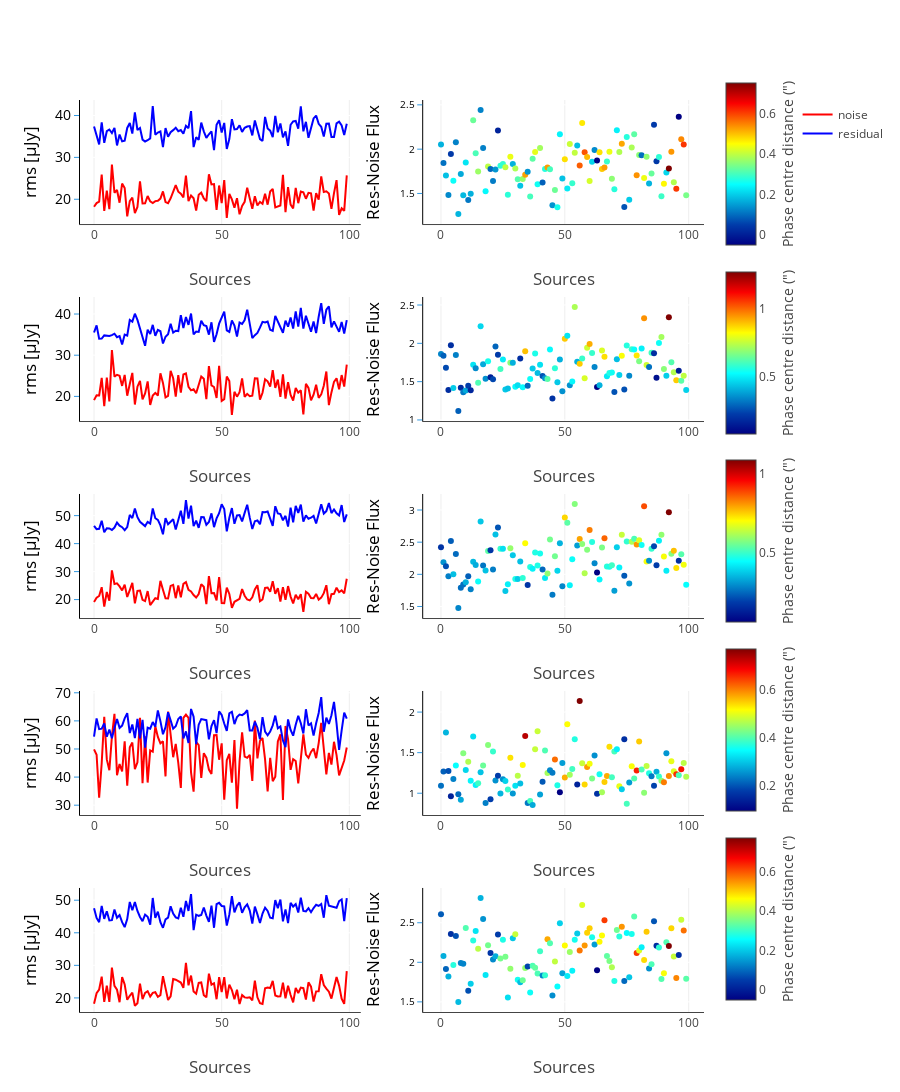

The notebook cell this image was saved under:
### Code cell
data = []
im_titles =[]
TO_MICRO = 1E6

for residual_image, noise_image in res_noise_images.items():
    header1 = residual_image[:-5][23:]
    header2 = noise_image[:-17][:]
    #im_titles.append('<b>{:s} RMS</b>'.format(header1.upper()))
    #im_titles.append('<b>{:s} residual-noise</b>'.format(header2.upper()))

fig = tools.make_subplots(rows=len(res_noise_images), cols=2, shared_yaxes=False, print_grid=False,
                          #horizontal_spacing = 0.25,
                          vertical_spacing = 0.08,
                          subplot_titles=im_titles)
counter = 0
i=0
j=0
for residual_image, noise_image in res_noise_images.items():
    counter+=1
    SNR = []
    dist_from_phase = []
    src_list = []
    rmss = []
    residuals = []
    res_noise_ratio = []
    res_mean_noise_rms_ratio = []
    imager = residual_image[:-5][23:].split('-')[0]# = residual_image
    k = 0
    for res_src in res[imager]:
        src_list.append(res_src[0])
        residuals.append(res_src[2])
        rmss.append(res_src[3])
        res_noise_ratio.append(res_src[4])
        res_mean_noise_rms_ratio.append(res_src[8])
        dist_from_phase.append(res_src[-1])
        k += 1
#    for n in range(len(results[imager]['spi'])):
#        SCALE.append(results[imager]['shape'][n][4])
    fig.append_trace(go.Scatter(x=range(len(src_list)), y=np.array(rmss)*TO_MICRO, mode = 'lines',
                                showlegend=True if i == 0 else False,
                                text = name_labels, name = 'noise',
                                marker = dict(color = 'rgb(255,0,0)'),
                                error_y=dict(type='data', #array=SCALE_ERR,
                                             color = 'rgb(158, 63, 221)', visible=True)), i+1, 1)
    fig.append_trace(go.Scatter(x=range(len(src_list)), y=np.array(residuals)*TO_MICRO, mode = 'lines',
                                showlegend=True if i == 0 else False,
                                text = name_labels, name = 'residual',
                                marker = dict(color = 'rgb(0,0,255)'),
                                error_y=dict(type='data', #array=SCALE_ERR,
                                             color = 'rgb(158, 63, 221)', visible=True)), i+1, 1)
    fig.append_trace(go.Scatter(x=range(len(src_list)), y=np.array(res_noise_ratio),
                                mode = 'markers', showlegend=False,
                                text = name_labels,# name = '%s flux_ratio' % imager,
                                marker = dict(color = dist_from_phase, showscale=True, colorscale='Jet',
                                              reversescale=False,
                                              colorbar = dict(title='Phase centre distance (")',
                                                              titleside ='right',
                                                              len=PLOT_NUM['colorbar'][PLOTS][2],
                                                              y=PLOT_NUM['colorbar'][PLOTS][1]-j)
                                             ),
                                error_y=dict(type='data',
                                             color = 'rgb(158, 63, 221)', visible=True)), i+1, 2)
    pi,sin,cos = np.pi,np.sin,np.cos
    fig['layout'].update(title='', height=1500, width=900,
                         paper_bgcolor='rgb(255,255,255)', #plot_bgcolor='rgb(229,229,229)',
                         legend=dict(xanchor=True, x=1.15,y=1)
                        )
    fig['layout'].update(
        {'yaxis{}'.format(counter+i):YAxis(title=u'rms [μJy]',gridcolor='rgb(255,255,255)',
                                           color='rgb(0,0,0)',
        #range=[1,10],
        tickfont=dict(size=14, color='rgb(0,0,0)'),
        titlefont=dict(size=17),
        showgrid=True,
        showline=True,
        showticklabels=True,
        tickcolor='rgb(51,153,225)',
        ticks='outside',
        zeroline=False)})
    fig['layout'].update(
        {'yaxis{}'.format(counter+i+1):YAxis(title=u'Res-Noise Flux',gridcolor='rgb(255,255,255)',
                                             color='rgb(0,0,0)',
                                             range=res_axis_min_max if _scaley.value else [],
        #range=[1,10],
        tickfont=dict(size=10, color='rgb(0,0,0)'),
        titlefont=dict(size=17),
        showgrid=True,
        showline=True,
        showticklabels=True,
        tickcolor='rgb(51,153,225)',
        ticks='outside',
        zeroline=False)})
    fig['layout'].update({'xaxis{}'.format(counter+i):XAxis(title='Sources',
                                                            titlefont=dict(size=17),
                                                            showline=True,
                                                            zeroline=False, position=0.0, overlaying='x',)})
    fig['layout'].update({'xaxis{}'.format(counter+i+1):XAxis(title='Sources',
                                                              titlefont=dict(size=17),
                                                              showline=True,
                                                              zeroline=False)}# domain=[0.505, 0.8])}
        )
    i+=1
    j+=PLOT_NUM['colorbar'][PLOTS][0]
py.iplot(fig, filename='make-subplots-multiple-with-titles')
